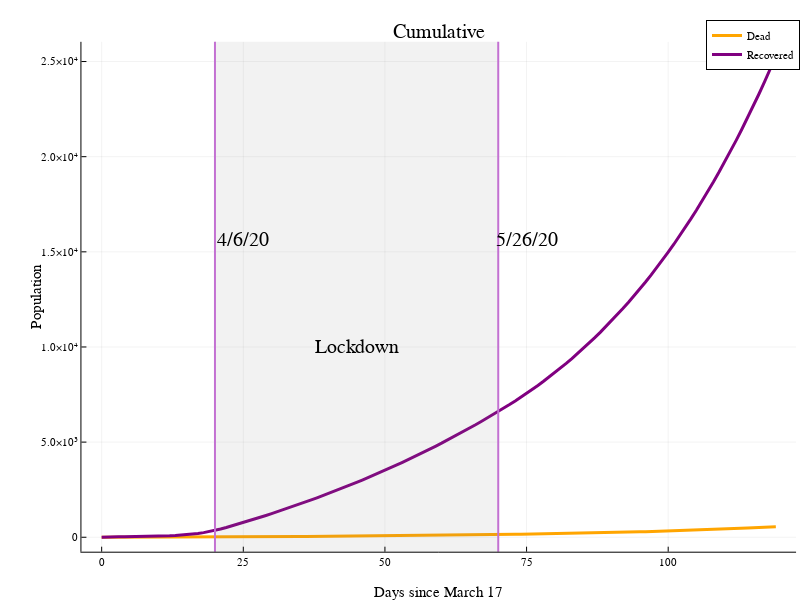

The notebook cell this image was saved under:
### Code cell
inner = plot(x, a, label="Dead", lw=3, color= :orange, size=(800, 600), title="Cumulative")
plot!(x, e, label="Recovered", lw=3, color= :purple)
vspan!([20, 70], color= :grey, alpha=0.1, label="")
vline!([20, 70], label="", lw=2)
xlabel!("Days since March 17")
ylabel!("Population")
annotate!(45, 10000, "Lockdown", :center)
annotate!(25, 15000, "4/6/20", :bottom)
annotate!(75, 15000, "5/26/20", :bottom)

### Figure 1 — Plotly figure (JSON) as saved in the notebook; plotly's stock layout.template omitted (floating-point values rounded to 4 significant figures)
{"data": [{"colorbar": {"title": ""}, "legendgroup": "Dead", "line": {"color": "rgba(255, 165, 0, 1.000)", "dash": "solid", "shape": "linear", "width": 3}, "mode": "lines", "name": "Dead", "showlegend": true, "type": "scatter", "x": [0, 1, 2, 3, 4, 5, 6, 7, 8, 9, 10, 11, 12, 13, 14, 15, 16, 17, 18, 19, 20, 21, 22, 23, 24, 25, 26, 27, 28, 29, 30, 31, 32, 33, 34, 35, 36, 37, 38, 39, 40, 41, 42, 43, 44, 45, 46, 47, 48, 49, 50, 51, 52, 53, 54, 55, 56, 57, 58, 59, 60, 61, 62, 63, 64, 65, 66, 67, 68, 69, 70, 71, 72, 73, 74, 75, 76, 77, 78, 79, 80, 81, 82, 83, 84, 85, 86, 87, 88, 89, 90, 91, 92, 93, 94, 95, 96, 97, 98, 99, 100, 101, 102, 103, 104, 105, 106, 107, 108, 109, 110, 111, 112, 113, 114, 115, 116, 117, 118, 119], "xaxis": "x1", "y": [0, 0.3913, 0.4871, 0.541, 0.5974, 0.6649, 0.7473, 0.8479, 0.9709, 1.121, 1.305, 1.529, 1.803, 2.138, 2.547, 3.047, 3.658, 4.404, 5.316, 6.43, 7.791, 9.428, 11.23, 13.11, 15.02, 16.96, 18.94, 20.94, 22.98, 25.05, 27.15, 29.29, 31.46, 33.66, 35.9, 38.17, 40.48, 42.83, 45.21, 47.63, 50.08, 52.58, 55.11, 57.68, 60.3, 62.95, 65.65, 68.38, 71.16, 73.98, 76.85, 79.76, 82.71, 85.71, 88.76, 91.85, 94.99, 98.18, 101.4, 104.7, 108.0, 111.4, 114.9, 118.4, 121.9, 125.5, 129.2, 132.9, 136.6, 140.5, 144.3, 148.3, 152.3, 156.5, 160.7, 165.1, 169.6, 174.3, 179.0, 184.0, 189.0, 194.2, 199.6, 205.1, 210.8, 216.6, 222.6, 228.8, 235.2, 241.7, 248.4, 255.4, 262.5, 269.8, 277.3, 285.1, 293.0, 301.2, 309.7, 318.3, 327.2, 336.4, 345.8, 355.5, 365.4, 375.7, 386.2, 397.0, 408.1, 419.5, 431.2, 443.2, 455.6, 468.3, 481.4, 494.8, 508.6, 522.7, 537.2, 552.1], "yaxis": "y1", "zmax": null, "zmin": null}, {"colorbar": {"title": ""}, "legendgroup": "Recovered", "line": {"color": "rgba(128, 0, 128, 1.000)", "dash": "solid", "shape": "linear", "width": 3}, "mode": "lines", "name": "Recovered", "showlegend": true, "type": "scatter", "x": [0, 1, 2, 3, 4, 5, 6, 7, 8, 9, 10, 11, 12, 13, 14, 15, 16, 17, 18, 19, 20, 21, 22, 23, 24, 25, 26, 27, 28, 29, 30, 31, 32, 33, 34, 35, 36, 37, 38, 39, 40, 41, 42, 43, 44, 45, 46, 47, 48, 49, 50, 51, 52, 53, 54, 55, 56, 57, 58, 59, 60, 61, 62, 63, 64, 65, 66, 67, 68, 69, 70, 71, 72, 73, 74, 75, 76, 77, 78, 79, 80, 81, 82, 83, 84, 85, 86, 87, 88, 89, 90, 91, 92, 93, 94, 95, 96, 97, 98, 99, 100, 101, 102, 103, 104, 105, 106, 107, 108, 109, 110, 111, 112, 113, 114, 115, 116, 117, 118, 119], "xaxis": "x1", "y": [0, 17.92, 22.3, 24.77, 27.35, 30.44, 34.21, 38.82, 44.45, 51.33, 59.73, 70.0, 82.55, 97.88, 116.6, 139.5, 167.5, 201.6, 243.4, 294.4, 356.7, 431.6, 514.2, 600.0, 687.5, 776.5, 867.0, 958.8, 1052.0, 1147.0, 1243.0, 1341.0, 1440.0, 1541.0, 1644.0, 1748.0, 1853.0, 1961.0, 2070.0, 2180.0, 2293.0, 2407.0, 2523.0, 2641.0, 2760.0, 2882.0, 3005.0, 3131.0, 3258.0, 3387.0, 3518.0, 3651.0, 3787.0, 3924.0, 4064.0, 4205.0, 4349.0, 4495.0, 4643.0, 4794.0, 4946.0, 5102.0, 5259.0, 5419.0, 5581.0, 5746.0, 5913.0, 6083.0, 6255.0, 6430.0, 6608.0, 6788.0, 6973.0, 7163.0, 7358.0, 7558.0, 7765.0, 7978.0, 8196.0, 8422.0, 8653.0, 8892.0, 9137.0, 9390.0, 9650.0, 9917.0, 10190.0, 10470.0, 10770.0, 11070.0, 11370.0, 11690.0, 12020.0, 12350.0, 12700.0, 13050.0, 13420.0, 13790.0, 14180.0, 14570.0, 14980.0, 15400.0, 15830.0, 16270.0, 16730.0, 17200.0, 17680.0, 18170.0, 18680.0, 19200.0, 19740.0, 20290.0, 20860.0, 21440.0, 22040.0, 22650.0, 23280.0, 23930.0, 24590.0, 25280.0], "yaxis": "y1", "zmax": null, "zmin": null}, {"fill": "tozeroy", "fillcolor": "rgba(128, 128, 128, 0.100)", "hoverinfo": "none", "legendgroup": "", "line": {"color": "rgba(0, 0, 0, 0.100)", "dash": "solid", "width": 0}, "mode": "lines", "name": "", "showlegend": false, "type": "scatter", "x": [20, 20, 70, 70, 20], "xaxis": "x1", "y": [-2680000.0, 2705000.0, 2705000.0, -2680000.0, -2680000.0], "yaxis": "y1"}, {"colorbar": {"title": ""}, "legendgroup": "", "line": {"color": "rgba(195, 113, 210, 1.000)", "dash": "solid", "shape": "linear", "width": 2}, "mode": "lines", "name": "", "showlegend": false, "type": "scatter", "x": [20, 20], "xaxis": "x1", "y": [-2680000.0, 2705000.0], "yaxis": "y1", "zmax": null, "zmin": null}, {"colorbar": {"title": ""}, "legendgroup": "", "line": {"color": "rgba(195, 113, 210, 1.000)", "dash": "solid", "shape": "linear", "width": 2}, "mode": "lines", "name": "", "showlegend": false, "type": "scatter", "x": [70, 70], "xaxis": "x1", "y": [-2680000.0, 2705000.0], "yaxis": "y1", "zmax": null, "zmin": null}], "layout": {"annotations": [{"font": {"color": "rgba(0, 0, 0, 1.000)", "family": "sans-serif", "size": 20}, "rotation": 0, "showarrow": false, "text": "Cumulative", "x": 0.5484, "xanchor": "center", "xref": "paper", "y": 1, "yanchor": "top", "yref": "paper"}, {"font": {"color": "rgba(0, 0, 0, 1.000)", "family": "sans-serif", "size": 20}, "rotation": 0, "showarrow": false, "text": "Lockdown", "x": 45, "xanchor": "center", "xref": "x", "y": 10000, "yanchor": "middle", "yref": "y"}, {"font": {"color": "rgba(0, 0, 0, 1.000)", "family": "sans-serif", "size": 20}, "rotation": 0, "showarrow": false, "text": "4/6/20", "x": 25, "xanchor": "center", "xref": "x", "y": 15000, "yanchor": "bottom", "yref": "y"}, {"font": {"color": "rgba(0, 0, 0, 1.000)", "family": "sans-serif", "size": 20}, "rotation": 0, "showarrow": false, "text": "5/26/20", "x": 75, "xanchor": "center", "xref": "x", "y": 15000, "yanchor": "bottom", "yref": "y"}], "height": 600, "legend": {"bgcolor": "rgba(255, 255, 255, 1.000)", "bordercolor": "rgba(0, 0, 0, 1.000)", "borderwidth": 1, "font": {"color": "rgba(0, 0, 0, 1.000)", "family": "sans-serif", "size": 11}, "tracegroupgap": 0, "traceorder": "normal", "x": 1, "xanchor": "auto", "y": 1, "yanchor": "auto"}, "margin": {"b": 20, "l": 0, "r": 0, "t": 20}, "paper_bgcolor": "rgba(255, 255, 255, 1.000)", "plot_bgcolor": "rgba(255, 255, 255, 1.000)", "showlegend": true, "width": 800, "xaxis": {"anchor": "y1", "domain": [0.1018, 0.9951], "gridcolor": "rgba(0, 0, 0, 0.100)", "gridwidth": 0.5, "linecolor": "rgba(0, 0, 0, 1.000)", "mirror": false, "range": [-3.57, 122.6], "showgrid": true, "showline": true, "showticklabels": true, "tickangle": 0, "tickcolor": "rgb(0, 0, 0)", "tickfont": {"color": "rgba(0, 0, 0, 1.000)", "family": "sans-serif", "size": 11}, "tickmode": "array", "ticks": "inside", "ticktext": ["0", "25", "50", "75", "100"], "tickvals": [0, 25, 50, 75, 100], "title": "Days since March 17", "titlefont": {"color": "rgba(0, 0, 0, 1.000)", "family": "sans-serif", "size": 15}, "type": "-", "visible": true, "zeroline": false, "zerolinecolor": "rgba(0, 0, 0, 1.000)"}, "yaxis": {"anchor": "x1", "domain": [0.05054, 0.961], "gridcolor": "rgba(0, 0, 0, 0.100)", "gridwidth": 0.5, "linecolor": "rgba(0, 0, 0, 1.000)", "mirror": false, "range": [-758.3, 26040.0], "showgrid": true, "showline": true, "showticklabels": true, "tickangle": 0, "tickcolor": "rgb(0, 0, 0)", "tickfont": {"color": "rgba(0, 0, 0, 1.000)", "family": "sans-serif", "size": 11}, "tickmode": "array", "ticks": "inside", "ticktext": ["0", "5.0×10³", "1.0×10⁴", "1.5×10⁴", "2.0×10⁴", "2.5×10⁴"], "tickvals": [0, 5000, 10000, 15000, 20000, 25000], "title": "Population", "titlefont": {"color": "rgba(0, 0, 0, 1.000)", "family": "sans-serif", "size": 15}, "type": "-", "visible": true, "zeroline": false, "zerolinecolor": "rgba(0, 0, 0, 1.000)"}}}
